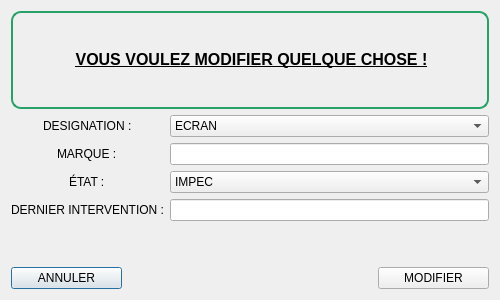
<?xml version="1.0" encoding="UTF-8"?>
<ui version="4.0">
 <class>modifMat</class>
 <widget class="QDialog" name="modifMat">
  <property name="geometry">
   <rect>
    <x>0</x>
    <y>0</y>
    <width>500</width>
    <height>300</height>
   </rect>
  </property>
  <property name="minimumSize">
   <size>
    <width>500</width>
    <height>300</height>
   </size>
  </property>
  <property name="maximumSize">
   <size>
    <width>500</width>
    <height>322</height>
   </size>
  </property>
  <property name="windowTitle">
   <string>Dialog</string>
  </property>
  <layout class="QVBoxLayout" name="verticalLayout_2">
   <item>
    <widget class="QLabel" name="titreModif">
     <property name="styleSheet">
      <string notr="true">padding: 10px;
border: 2px solid rgb(38, 162, 105);
border-radius: 10px;
color: black</string>
     </property>
     <property name="text">
      <string>&lt;html&gt;&lt;head/&gt;&lt;body&gt;&lt;p align=&quot;center&quot;&gt;&lt;span style=&quot; font-size:12pt; font-weight:600; text-decoration: underline;&quot;&gt;VOUS VOULEZ MODIFIER QUELQUE CHOSE !&lt;/span&gt;&lt;/p&gt;&lt;/body&gt;&lt;/html&gt;</string>
     </property>
    </widget>
   </item>
   <item>
    <layout class="QFormLayout" name="formLayout_3">
     <property name="labelAlignment">
      <set>Qt::AlignCenter</set>
     </property>
     <property name="horizontalSpacing">
      <number>6</number>
     </property>
     <property name="verticalSpacing">
      <number>6</number>
     </property>
     <item row="0" column="0">
      <widget class="QLabel" name="label_12">
       <property name="text">
        <string>DESIGNATION :</string>
       </property>
      </widget>
     </item>
     <item row="1" column="0">
      <widget class="QLabel" name="label_15">
       <property name="text">
        <string>MARQUE :</string>
       </property>
      </widget>
     </item>
     <item row="1" column="1">
      <widget class="QLineEdit" name="marqueModif"/>
     </item>
     <item row="3" column="0">
      <widget class="QLabel" name="label_14">
       <property name="text">
        <string>ÉTAT :</string>
       </property>
      </widget>
     </item>
     <item row="6" column="0">
      <widget class="QLabel" name="label_16">
       <property name="text">
        <string>DERNIER INTERVENTION :</string>
       </property>
      </widget>
     </item>
     <item row="6" column="1">
      <widget class="QLineEdit" name="intModif"/>
     </item>
     <item row="3" column="1">
      <widget class="QComboBox" name="etatModif">
       <item>
        <property name="text">
         <string>IMPEC</string>
        </property>
       </item>
       <item>
        <property name="text">
         <string>ÇA VA ALLER</string>
        </property>
       </item>
       <item>
        <property name="text">
         <string>PRUDENCE</string>
        </property>
       </item>
       <item>
        <property name="text">
         <string>MEDIOCRE</string>
        </property>
       </item>
       <item>
        <property name="text">
         <string>INCONNU</string>
        </property>
       </item>
      </widget>
     </item>
     <item row="0" column="1">
      <widget class="QComboBox" name="typeModif">
       <item>
        <property name="text">
         <string>ECRAN</string>
        </property>
       </item>
       <item>
        <property name="text">
         <string>PORTABLE</string>
        </property>
       </item>
       <item>
        <property name="text">
         <string>CLAVIER</string>
        </property>
       </item>
       <item>
        <property name="text">
         <string>SOURIS</string>
        </property>
       </item>
       <item>
        <property name="text">
         <string>UNITE CENTRALE</string>
        </property>
       </item>
       <item>
        <property name="text">
         <string>RESEAUX</string>
        </property>
       </item>
       <item>
        <property name="text">
         <string>CAMERA</string>
        </property>
       </item>
       <item>
        <property name="text">
         <string>MICRO</string>
        </property>
       </item>
       <item>
        <property name="text">
         <string>IMPRIMANTE</string>
        </property>
       </item>
       <item>
        <property name="text">
         <string>ALIMENTATION</string>
        </property>
       </item>
       <item>
        <property name="text">
         <string>AUTRES</string>
        </property>
       </item>
      </widget>
     </item>
    </layout>
   </item>
   <item>
    <spacer name="verticalSpacer_2">
     <property name="orientation">
      <enum>Qt::Vertical</enum>
     </property>
     <property name="sizeType">
      <enum>QSizePolicy::Fixed</enum>
     </property>
     <property name="sizeHint" stdset="0">
      <size>
       <width>20</width>
       <height>40</height>
      </size>
     </property>
    </spacer>
   </item>
   <item>
    <layout class="QHBoxLayout" name="horizontalLayout_3">
     <item>
      <widget class="QPushButton" name="annulerModif">
       <property name="text">
        <string>ANNULER</string>
       </property>
      </widget>
     </item>
     <item>
      <spacer name="horizontalSpacer">
       <property name="orientation">
        <enum>Qt::Horizontal</enum>
       </property>
       <property name="sizeType">
        <enum>QSizePolicy::Fixed</enum>
       </property>
       <property name="sizeHint" stdset="0">
        <size>
         <width>250</width>
         <height>20</height>
        </size>
       </property>
      </spacer>
     </item>
     <item>
      <widget class="QPushButton" name="modif">
       <property name="text">
        <string>MODIFIER</string>
       </property>
      </widget>
     </item>
    </layout>
   </item>
  </layout>
 </widget>
 <resources/>
 <connections/>
</ui>
